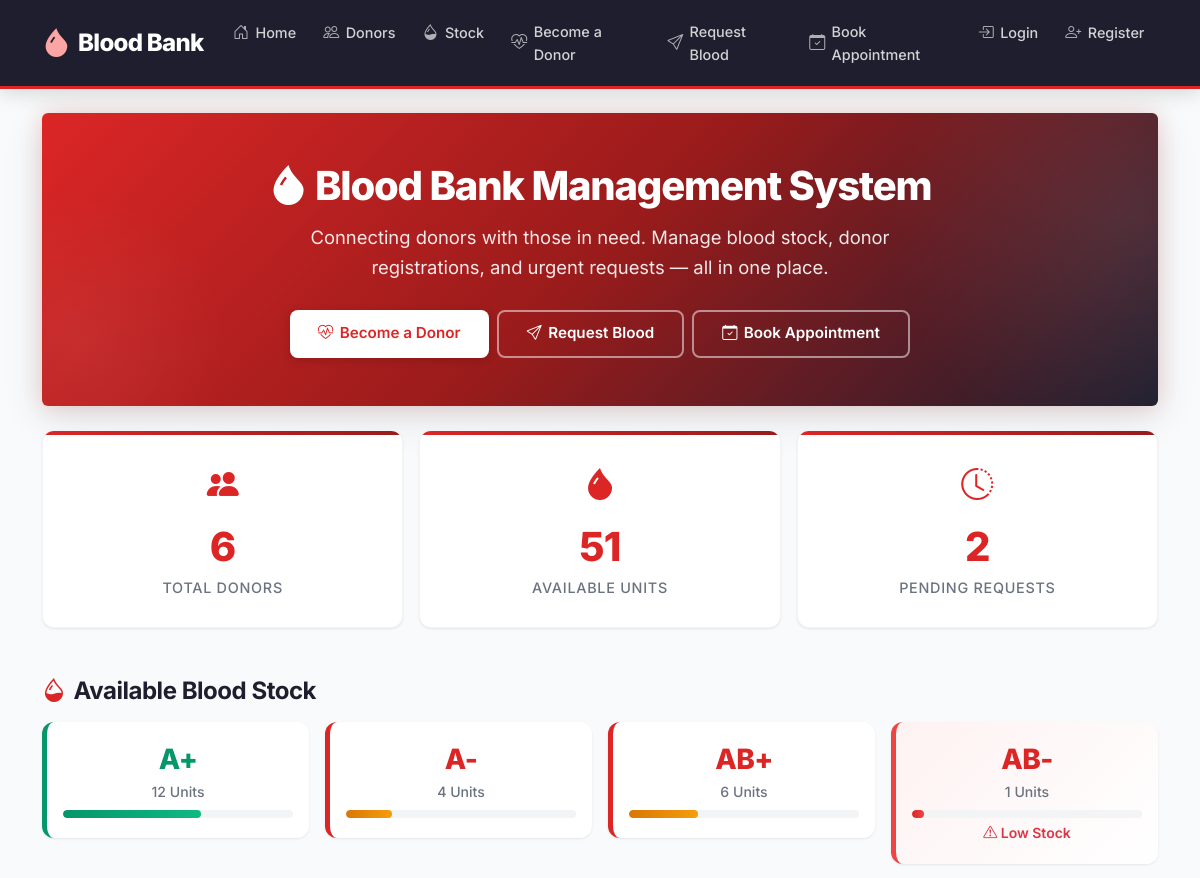
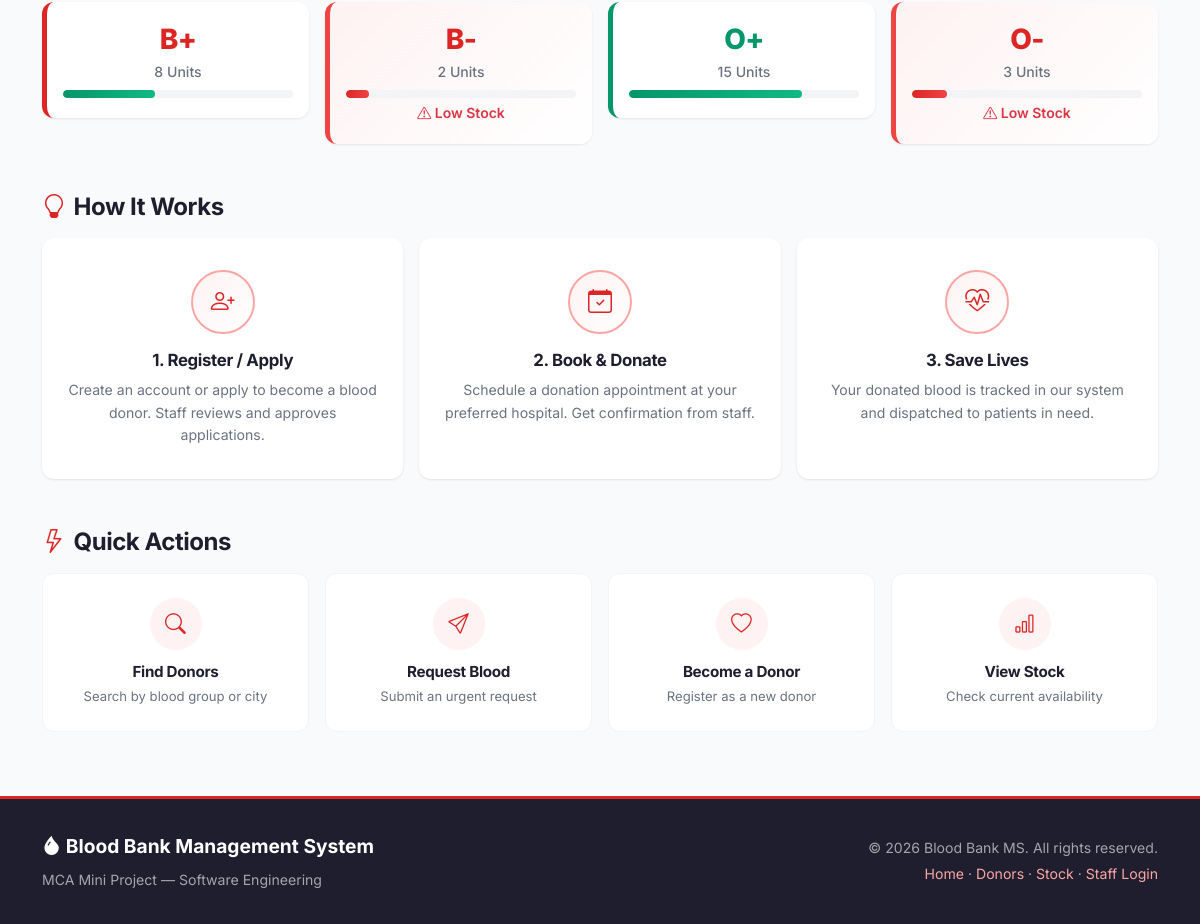
The page / on the database its author committed (2 pictures, top to bottom).
### bank/models.py (models this page shows, shortened)
class BloodStock(models.Model):
    blood_group = models.CharField(max_length=5, choices=BLOOD_GROUPS, unique=True)
    units = models.PositiveIntegerField(default=0)
    updated_at = models.DateTimeField(auto_now=True)

### bank/views.py (the view)
# urls.py: path('', views.home, name='home'),
def home(request):
    total_donors = Donor.objects.count()
    total_units = sum(stock.units for stock in BloodStock.objects.all())
    pending_requests = BloodRequest.objects.filter(status='Pending').count()
    stocks = BloodStock.objects.all().order_by('blood_group')
    return render(request, 'bank/home.html', {
        'total_donors': total_donors,
        'total_units': total_units,
        'pending_requests': pending_requests,
        'stocks': stocks,
    })

### bank/templates/bank/home.html (shortened to what this page needs)
{% extends 'bank/base.html' %}
{% block content %}
<div class="hero p-5 rounded text-center mb-4">
    <h1><i class="bi bi-droplet-fill"></i> Blood Bank Management System</h1>
    <p class="lead">Connecting donors with those in need. Manage blood stock, donor registrations, and urgent requests — all in one place.</p>
    <div class="d-flex flex-wrap justify-content-center gap-2">
        {% if user.is_authenticated and user.is_staff %}
            <a href="{% url 'add_donor_staff' %}" class="btn btn-light"><i class="bi bi-person-plus-fill"></i> Register Donor</a>
            <a href="{% url 'application_list' %}" class="btn btn-outline-light"><i class="bi bi-file-earmark-text"></i> Applications</a>
            <a href="{% url 'request_list' %}" class="btn btn-outline-light"><i class="bi bi-clipboard-pulse"></i> View Requests</a>
        {% else %}
            <a href="{% url 'apply_donor' %}" class="btn btn-light"><i class="bi bi-heart-pulse"></i> Become a Donor</a>
            <a href="{% url 'request_blood' %}" class="btn btn-outline-light"><i class="bi bi-send"></i> Request Blood</a>
            <a href="{% url 'book_appointment' %}" class="btn btn-outline-light"><i class="bi bi-calendar-check"></i> Book Appointment</a>
        {% endif %}
    </div>
</div>
<div class="row g-3 mb-5">
    <div class="col-md-4">
        <div class="card stat-card">
            <i class="bi bi-people-fill stat-icon"></i>
            <h3 class="counter" data-target="{{ total_donors }}">{{ total_donors }}</h3>
            <p>Total Donors</p>
        </div>
    </div>
    <div class="col-md-4">
        <div class="card stat-card">
            <i class="bi bi-droplet-fill stat-icon"></i>
            <h3 class="counter" data-target="{{ total_units }}">{{ total_units }}</h3>
            <p>Available Units</p>
        </div>
    </div>
    <div class="col-md-4">
        <div class="card stat-card">
            <i class="bi bi-clock-history stat-icon"></i>
            <h3 class="counter" data-target="{{ pending_requests }}">{{ pending_requests }}</h3>
            <p>Pending Requests</p>
        </div>
    </div>
</div>
<div class="d-flex align-items-center gap-2 mb-3">
    <h3 class="section-title mb-0"><i class="bi bi-droplet-half"></i> Available Blood Stock</h3>
</div>
<div class="row g-3 mb-5">
    {% for stock in stocks %}
        <div class="col-6 col-md-3">
            <div class="blood-box {% if stock.units <= 3 %}low-stock{% elif stock.units >= 10 %}ok-stock{% endif %}">
                <h4>{{ stock.blood_group }}</h4>
                <p>{{ stock.units }} Units</p>
                <div class="stock-bar">
                    <div class="stock-bar-fill {% if stock.units <= 3 %}level-low{% elif stock.units <= 7 %}level-mid{% else %}level-high{% endif %}" style="width: {% widthratio stock.units 20 100 %}%"></div>
                </div>
                {% if stock.units <= 3 %}
                    <small class="text-danger fw-semibold mt-1 d-block"><i class="bi bi-exclamation-triangle"></i> Low Stock</small>
                {% endif %}
            </div>
        </div>
    {% endfor %}
</div>
<h3 class="section-title mb-3"><i class="bi bi-lightbulb"></i> How It Works</h3>
<div class="row g-3 mb-5">
    <div class="col-md-4">
        <div class="how-it-works-card">
            <div class="step-icon"><i class="bi bi-person-plus"></i></div>
            <h5>1. Register / Apply</h5>
            <p>Create an account or apply to become a blood donor. Staff reviews and approves applications.</p>
        </div>
    </div>
    <div class="col-md-4">
        <div class="how-it-works-card">
            <div class="step-icon"><i class="bi bi-calendar-check"></i></div>
            <h5>2. Book & Donate</h5>
            <p>Schedule a donation appointment at your preferred hospital. Get confirmation from staff.</p>
        </div>
    </div>
    <div class="col-md-4">
        <div class="how-it-works-card">
            <div class="step-icon"><i class="bi bi-heart-pulse"></i></div>
            <h5>3. Save Lives</h5>
            <p>Your donated blood is tracked in our system and dispatched to patients in need.</p>
        </div>
    </div>
</div>
<h3 class="section-title mb-3"><i class="bi bi-lightning"></i> Quick Actions</h3>
<div class="row g-3 mb-4">
    <div class="col-6 col-md-3">
        <a href="{% url 'donor_list' %}" class="quick-action-card">
            <div class="action-icon"><i class="bi bi-search"></i></div>
            <h6>Find Donors</h6>
            <p>Search by blood group or city</p>
        </a>
    </div>
    <div class="col-6 col-md-3">
        <a href="{% url 'request_blood' %}" class="quick-action-card">
            <div class="action-icon"><i class="bi bi-send"></i></div>
            <h6>Request Blood</h6>
            <p>Submit an urgent request</p>
        </a>
    </div>
    <div class="col-6 col-md-3">
        <a href="{% url 'apply_donor' %}" class="quick-action-card">
            <div class="action-icon"><i class="bi bi-heart"></i></div>
            <h6>Become a Donor</h6>
            <p>Register as a new donor</p>
        </a>
    </div>
    <div class="col-6 col-md-3">
        <a href="{% url 'stock_list' %}" class="quick-action-card">
            <div class="action-icon"><i class="bi bi-bar-chart"></i></div>
            <h6>View Stock</h6>
            <p>Check current availability</p>
        </a>
    </div>
</div>
{% endblock %}

### bank/templates/bank/base.html (shortened to what this page needs)
{% load static %}
<!DOCTYPE html>
<html lang="en">
<head>
    <link href="https://cdn.jsdelivr.net/npm/bootstrap@5.3.3/dist/css/bootstrap.min.css" rel="stylesheet">
    <link href="https://cdn.jsdelivr.net/npm/bootstrap-icons@1.11.3/font/bootstrap-icons.min.css" rel="stylesheet">
    <link rel="stylesheet" href="{% static 'bank/css/style.css' %}">
</head>
<body>
<nav class="navbar navbar-expand-lg navbar-dark">
    <div class="container">
        <a class="navbar-brand" href="{% url 'home' %}">
            <i class="bi bi-droplet-fill brand-icon"></i>
            Blood Bank
        </a>
        <div class="collapse navbar-collapse" id="navbarNav">
            <ul class="navbar-nav ms-auto">
                <li class="nav-item">
                    <a class="nav-link" href="{% url 'home' %}"><i class="bi bi-house-door"></i> Home</a>
                </li>
                <li class="nav-item">
                    <a class="nav-link" href="{% url 'donor_list' %}"><i class="bi bi-people"></i> Donors</a>
                </li>
                <li class="nav-item">
                    <a class="nav-link" href="{% url 'stock_list' %}"><i class="bi bi-droplet-half"></i> Stock</a>
                </li>
                {% if not user.is_authenticated %}
                    <li class="nav-item">
                        <a class="nav-link" href="{% url 'apply_donor' %}"><i class="bi bi-heart-pulse"></i> Become a Donor</a>
                    </li>
                    <li class="nav-item">
                        <a class="nav-link" href="{% url 'request_blood' %}"><i class="bi bi-send"></i> Request Blood</a>
                    </li>
                    <li class="nav-item">
                        <a class="nav-link" href="{% url 'book_appointment' %}"><i class="bi bi-calendar-check"></i> Book Appointment</a>
                    </li>
                    <li class="nav-item">
                        <a class="nav-link" href="{% url 'login' %}"><i class="bi bi-box-arrow-in-right"></i> Login</a>
                    </li>
                    <li class="nav-item">
                        <a class="nav-link" href="{% url 'register' %}"><i class="bi bi-person-plus"></i> Register</a>
                    </li>
                {% endif %}
            </ul>
        </div>
    </div>
</nav>
<div class="container mt-4">
    {% block content %}{% endblock %}
</div>
<footer>
    <div class="container">
        <div class="row align-items-center">
            <div class="col-md-6 text-center text-md-start mb-2 mb-md-0">
                <div class="footer-brand">
                    <i class="bi bi-droplet-fill"></i> Blood Bank Management System
                </div>
                <p>MCA Mini Project &mdash; Software Engineering</p>
            </div>
            <div class="col-md-6 text-center text-md-end">
                <p class="mb-1">&copy; 2026 Blood Bank MS. All rights reserved.</p>
                <p>
                    <a href="{% url 'home' %}">Home</a> &middot;
                    <a href="{% url 'donor_list' %}">Donors</a> &middot;
                    <a href="{% url 'stock_list' %}">Stock</a> &middot;
                    <a href="{% url 'staff_login' %}">Staff Login</a>
                </p>
            </div>
        </div>
    </div>
</footer>
</body>
</html>

### rows shown on the page
BloodStock: blood_group "A+", units "12"
BloodStock: blood_group "A-", units "4"
BloodStock: blood_group "AB+", units "6"
BloodStock: blood_group "AB-", units "1", shows "Low Stock"
BloodStock: blood_group "B+", units "8"
BloodStock: blood_group "B-", units "2", shows "Low Stock"
BloodStock: blood_group "O+", units "15"
BloodStock: blood_group "O-", units "3", shows "Low Stock"

### other values the page prints
{{ total_donors }} "6"
{{ total_units }} "51"
{{ pending_requests }} "2"
